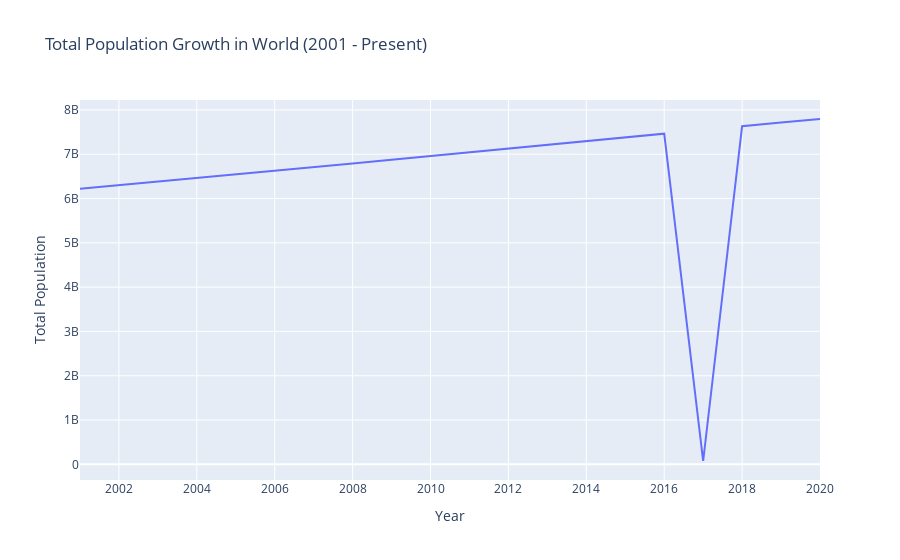

The cell this chart's notebook holds for it:
### Code cell
# Ensure the columns are treated as strings before replacing commas
population_df['PopMale'] = population_df['PopMale'].astype(str).str.replace(',', '').astype(float)
population_df['PopFemale'] = population_df['PopFemale'].astype(str).str.replace(',', '').astype(float)
population_df['PopTotal'] = population_df['PopTotal'].astype(str).str.replace(',', '').astype(float)

# Filter the DataFrame for a specific country (e.g., Afghanistan)
country = 'World'  # Replace with the desired country
country_data = population_df[population_df['Location'] == country]

# Extract the Year and Total Population columns
year_population = country_data[['Time', 'PopTotal']]

# Create a plot using Plotly
fig = px.line(year_population, x='Time', y='PopTotal', title=f'Total Population Growth in {country} (2001 - Present)')
fig.update_layout(xaxis_title='Year', yaxis_title='Total Population')

# Show the plot
fig.show()

### Figure 1 — Plotly figure (JSON) as saved in the notebook; plotly's stock layout.template omitted (floating-point values rounded to 4 significant figures)
{"data": [{"hovertemplate": "Time=%{x}<br>PopTotal=%{y}<extra></extra>", "legendgroup": "", "line": {"color": "#636efa", "dash": "solid"}, "marker": {"symbol": "circle"}, "mode": "lines", "name": "", "orientation": "v", "showlegend": false, "type": "scatter", "x": [2001, 2002, 2003, 2004, 2005, 2006, 2007, 2008, 2009, 2010, 2011, 2012, 2013, 2014, 2015, 2016, 2017, 2018, 2019, 2020], "xaxis": "x", "y": [6222626531, 6301773172, 6381185141, 6461159391, 6541906956, 6623517917, 6705946643, 6789088672, 6872766988, 6956823588, 7041194168, 7125827957, 7210582041, 7295290759, 7379796967, 7464021934, 75478589, 7631091113, 7713468205, 7794798729], "yaxis": "y"}], "layout": {"autosize": true, "legend": {"tracegroupgap": 0}, "title": {"text": "Total Population Growth in World (2001 - Present)"}, "xaxis": {"anchor": "y", "autorange": true, "domain": [0, 1], "range": [2001, 2020], "title": {"text": "Year"}, "type": "linear"}, "yaxis": {"anchor": "x", "autorange": true, "domain": [0, 1], "range": [-353400000.0, 8224000000.0], "title": {"text": "Total Population"}, "type": "linear"}}}
